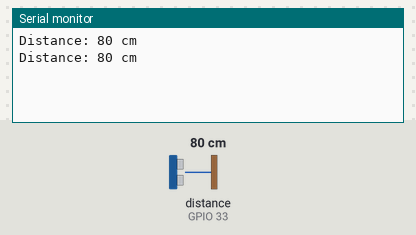
Recording of a sketch running on a simulated ESP32. On the bench: the last lines printed to the serial monitor. Wiring (inferred from the names in the program): ultrasonic range finder: trigger GPIO 32; echo GPIO 33. The test bench sets the inputs (shaded band); at power-on: distance to the obstacle (sensor on GPIO 33) 80 cm. The echo pulse lasts 58.3 µs per cm.

Above: at 2.8 s.
2.9 s: distance to the obstacle (sensor on GPIO 33) set to 4 cm
At 5.1 s:
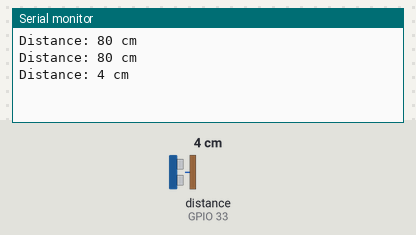
5.6 s: distance to the obstacle (sensor on GPIO 33) set to 2 cm
At 6.7 s:
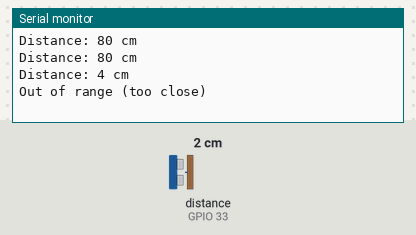

Measured:
- the behaviour switches between 3 and 2 cm on distance to the obstacle (sensor on GPIO 33) (found by bisection; images 1 and 2)
- after the input at 2.9 s, the serial monitor: prints a new line after 1.1 s (image 1)
- after the input at 5.6 s, the serial monitor: prints a new line after 0.41 s (image 2)

The sketch:

ultrasound_sensor.ino
```cpp
int trigPin = 32; // trigger pin
int echoPin = 33; // echo pin

void setup(){
  Serial.begin(115200);
  pinMode(trigPin, OUTPUT);
  pinMode(echoPin, INPUT);
}
void loop(){
  long duration, distance;
  digitalWrite(trigPin, LOW);
  delayMicroseconds(2);
  digitalWrite(trigPin, HIGH);
  delayMicroseconds(10);
  digitalWrite(trigPin, LOW);
  duration = pulseIn(echoPin, HIGH);
  distance = (duration/2) /29.1;

  if (distance > 400) {Serial.println("Out of range (too far)");}
  else if (distance < 2) {Serial.println("Out of range (too close)");}
  else {Serial.print("Distance: "); Serial.print(distance, 1); Serial.println(" cm");}
  delay(2000);
}
```
